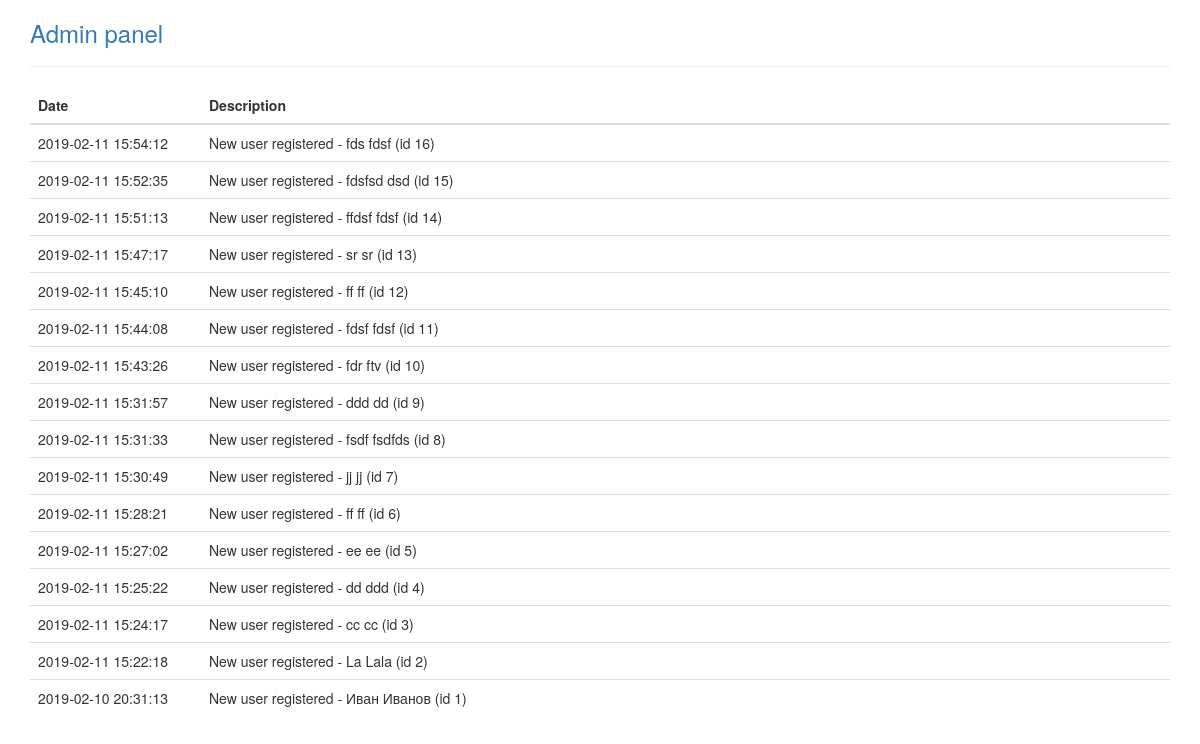
The app's page /admin/logs/ with its own data.
### app/__init__.py (models this page shows)
class Log(db.Model):
    id = db.Column(db.Integer, autoincrement=True, primary_key=True)
    date =  db.Column(db.String(100))
    description = db.Column(db.String(100))

### app/__init__.py (the view)
@app.route('/admin/logs/')
def showLogs():
    logs = Log.query.order_by(Log.id.desc()).all()
    return render_template('admin/logs.html', logs=logs)

### app/templates/admin/logs.html
{% extends 'admin/header.html' %}
{% block content %}
<table class="table table-hover">
    <thead>
      <tr>
        <th>Date</th>
        <th>Description</th>
      </tr>
    </thead>
    <tbody>
{% for log in logs %}
<tr><td width=15%>{{ log.date }}</td><td>{{ log.description }}</td></tr>
{% endfor %}
      </tbody>
      </table>
{% endblock %}

### app/templates/admin/header.html (shortened to what this page needs)
<!DOCTYPE html>
<html lang="en">
<head>
  <link rel="stylesheet" href="https://maxcdn.bootstrapcdn.com/bootstrap/3.4.0/css/bootstrap.min.css">
</head>
<body>
<div class="container">
<a href=/admin/><h3>Admin panel</h3></a>
<hr>
{% block content %}{% endblock %}
</div>
</body>
</html>

### records on screen
Log: date "2019-02-11 15:54:12", description "New user registered - fds fdsf (id 16)"
Log: date "2019-02-11 15:52:35", description "New user registered - fdsfsd dsd (id 15)"
Log: date "2019-02-11 15:51:13", description "New user registered - ffdsf fdsf (id 14)"
Log: date "2019-02-11 15:47:17", description "New user registered - sr sr (id 13)"
Log: date "2019-02-11 15:45:10", description "New user registered - ff ff (id 12)"
Log: date "2019-02-11 15:44:08", description "New user registered - fdsf fdsf (id 11)"
Log: date "2019-02-11 15:43:26", description "New user registered - fdr ftv (id 10)"
Log: date "2019-02-11 15:31:57", description "New user registered - ddd dd (id 9)"
Log: date "2019-02-11 15:31:33", description "New user registered - fsdf fsdfds (id 8)"
Log: date "2019-02-11 15:30:49", description "New user registered - jj jj (id 7)"
Log: date "2019-02-11 15:28:21", description "New user registered - ff ff (id 6)"
Log: date "2019-02-11 15:27:02", description "New user registered - ee ee (id 5)"
Log: date "2019-02-11 15:25:22", description "New user registered - dd ddd (id 4)"
Log: date "2019-02-11 15:24:17", description "New user registered - cc cc (id 3)"
Log: date "2019-02-11 15:22:18", description "New user registered - La Lala (id 2)"
Log: date "2019-02-10 20:31:13", description "New user registered - Иван Иванов (id 1)"
